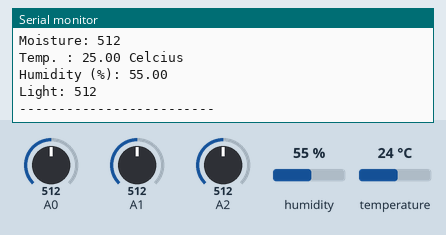
Recording of a sketch running on a simulated Arduino Uno, built with avr-gcc and run on an emulated ATmega328P. Shown: the last lines printed to the serial monitor. Inputs (shaded band) come from the test bench; at power-on: humidity 55 %, A0 = 512, A1 = 512, A2 = 512, temperature 24 °C. No radio packets arrive unless stated.

Above: at 1.8 s.
1.9 s: humidity set to 22 %
At 2.9 s:
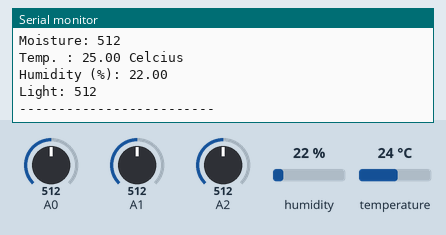
3.4 s: A0 set to 716
4.9 s: A1 set to 716
6.4 s: A2 set to 716
At 7.7 s:
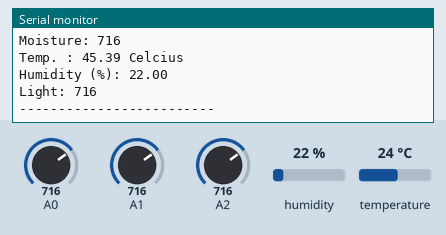
7.9 s: humidity set to 40 %
At 9.2 s:
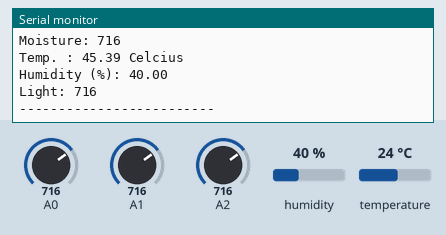
9.4 s: A0 set to 992
Timing chart, 0 to 11.9 s (numbered marks = the images above; inputs shaded):
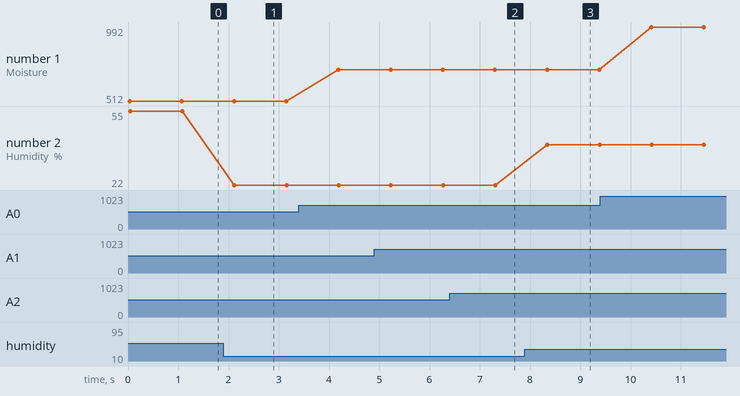

Measured:
- after the input at 1.9 s, the serial monitor: prints a new line after 0.22 s (image 1)
- after the input at 6.4 s, the serial monitor: prints a new line after 0.91 s (image 2)
- after the input at 7.9 s, the serial monitor: prints a new line after 0.45 s (image 3)
- plotted number 1: 512 → 716 after the input at 3.4 s, 716 → 992 after the input at 9.4 s
- plotted number 2: 55 → 22 after the input at 1.9 s, 22 → 40 after the input at 7.9 s

The sketch:

arduinoSensor.ino
```cpp
#include <SPI.h>
#include <nRF24L01.h>
#include <RF24.h>
#include <DHT11.h>
#include "printf.h"
#include "common/PlantData.h"

RF24 radio(7, 8);

const unsigned char rxAddr[6] = {0x00, 0x00, 0x00, 0x00, 0x00, 0x01};
unsigned long time;

// Device ID (HARDCODED FTW)
const unsigned short ID = 2;

const unsigned int moistureSensor = 0;
const unsigned int tempSensor = 1;
const unsigned int lightSensor = 2;
const unsigned int humiditySensor = 9;

dht11 dht11;
PlantData pd;

int soilMoisture(int sensorPin) {
  return analogRead(sensorPin);
}

double airTemperature(int sensorPin) {
  double temp;
  int rawADC = analogRead(sensorPin);
  temp = log(((10240000/rawADC) - 10000));
  temp = 1 / (0.001129148 + (0.000234125 + (0.0000000876741 * temp * temp ))* temp );
  temp = temp - 273.15;
  return temp;
}

float airHumidity(int sensorPin) {
  float values[3];
  int chk = dht11.read(sensorPin);
  values[0] = (float)chk;
  values[1] = (float)dht11.humidity;
  values[1] = (float)dht11.temperature;
  return dht11.humidity;
}

int light(int sensorPin) {
  return analogRead(sensorPin);
}

void printSensorValues(int soilMoisture, float airTemp, float humidityValue, int light) {
  Serial.println("Sensor data");
  Serial.println("-------------------------");
  Serial.print("Moisture: ");
  Serial.println(soilMoisture);
  Serial.print("Temp. : ");
  Serial.print(airTemp);
  Serial.println(" Celcius");
  Serial.print("Humidity (%): ");
  Serial.println(humidityValue);
  Serial.print("Light: ");
  Serial.println(light);
  Serial.println("-------------------------");
  Serial.println();
}

void setup()
{
  Serial.begin(57600);
  printf_begin();
  printf("Starting transmitter!\n");
  radio.begin();
  radio.setChannel(109);
  radio.setPALevel(palevel);

  radio.setDataRate(dataRate);
  //radio.setCRCLength(crcLength);
  //radio.write_register(DYNPD,0);

  radio.setRetries(15, 15);
  radio.openWritingPipe(rxAddr);

  radio.stopListening();

  uint8_t payloadSize = radio.getPayloadSize();
  printf("payload size: %d\n", payloadSize);
}

void loop()
{

  // Reading the sensor values
  int moistureValue = soilMoisture(moistureSensor);
  double tempValue =  airTemperature(tempSensor);
  // Humidity sensor provides humidity (values[0]) and temperature (values[1])
  float humidityValue = airHumidity(humiditySensor);
  int lightValue = light(lightSensor);

  printSensorValues(moistureValue, tempValue, humidityValue, lightValue);

  pd.id = ID;
  pd.soilHumidity = moistureValue;
  pd.airTemperature = tempValue;
  pd.airHumidity = humidityValue;
  pd.light = lightValue;

  radio.write(&pd, sizeof(pd));

  printf("Sent: %i bytes of data\n", sizeof(pd));

  delay(1000);
}
```

PlantData.h
```cpp
// Configuration for the NRF24L01+ radio link
#define palevel RF24_PA_MAX
#define dataRate RF24_250KBPS
#define crcLength RF24_CRC_8

// Data struts
struct PlantData {
  unsigned short id;
  unsigned int soilHumidity;
  float airTemperature;
  float airHumidity;
  unsigned int light;
};
```
